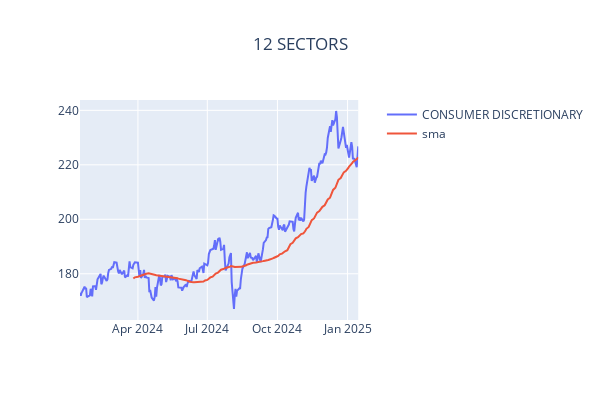
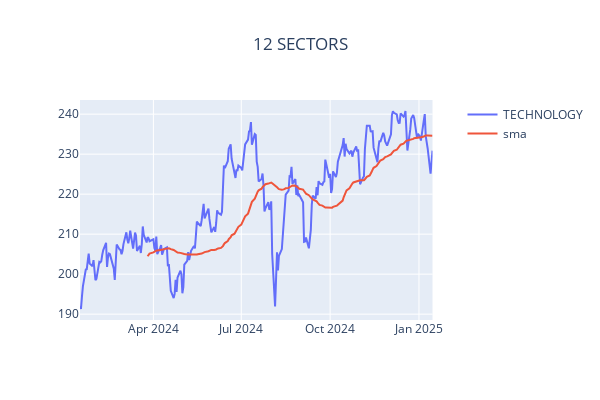
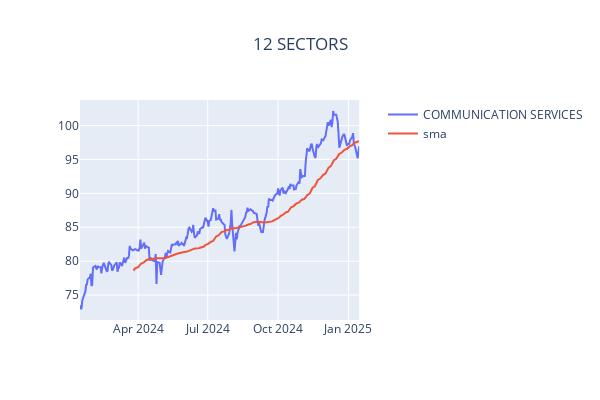
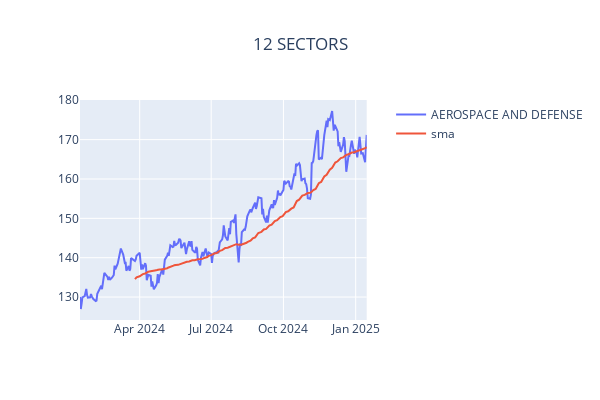

Here is the notebook cell these charts were saved with, in order:
### Markdown cell above
### Sectors

### Code cell
from yfinance_utils import list_utils
from datetime import datetime

symbols = list_utils.get_sectors()
names = list_utils.sectors
COLUMNS = ['Adj Close', 'Open','High','Low','Close','Volume']
NUMBER_OF_SECTORS = 12


top = list_utils.get_top_performers(symbols, size=NUMBER_OF_SECTORS)
_list = [i[0] for i in top]

data = yfinance.download(_list, period='1y')
for symbol in _list:
    fig2=make_subplots(specs=[[{"secondary_y": True}]])
    fig2.update_layout(title=f"{NUMBER_OF_SECTORS} SECTORS", title_x=0.5, width=600, height=400)
    _d2 = pd.DataFrame()
    _d2 = data.loc[:,(slice(None),symbol)]
    _d2.columns = COLUMNS
    _d2['sma'] = TA.SMA(_d2, period=50)
    _d2.reset_index(inplace=True)
    fig2.add_trace(
        go.Scatter(y=_d2['Close'], x=_d2['Date'], name=names[symbol]),
        secondary_y=False
    )
    fig2.add_trace(
        go.Scatter(y=_d2['sma'], x=_d2['Date'], name=f'sma'),
        secondary_y=False
    )
    fig2.show()

today = datetime.today().strftime('%Y-%m-%d')
print("PERFORMANCE IN THE LAST 30 DAYS:")
for symbol, value in top:
    if save_to_mongo:
        file_utils.save_to_mongo({"DATE":today, "TICK":symbol, "PERFORMANCE":value, "SECTOR":names[symbol]}, "top_sector_performer")

### Figure 1 — Plotly figure (JSON) as saved in the notebook; plotly's stock layout.template omitted (floating-point values rounded to 4 significant figures; data arrays with more than 128 entries replaced by an {"elided": "..."} marker saying what was removed)
{"data": [{"name": "CONSUMER DISCRETIONARY", "type": "scatter", "x": {"elided": "252 str values"}, "xaxis": "x", "y": {"elided": "252 float values"}, "yaxis": "y"}, {"name": "sma", "type": "scatter", "x": {"elided": "252 str values"}, "xaxis": "x", "y": {"elided": "252 float values"}, "yaxis": "y"}], "layout": {"height": 400, "title": {"text": "12 SECTORS", "x": 0.5}, "width": 600, "xaxis": {"anchor": "y", "domain": [0, 0.94]}, "yaxis": {"anchor": "x", "domain": [0, 1]}, "yaxis2": {"anchor": "x", "overlaying": "y", "side": "right"}}}

### Figure 2 — Plotly figure (JSON) as saved in the notebook; plotly's stock layout.template omitted (floating-point values rounded to 4 significant figures; data arrays with more than 128 entries replaced by an {"elided": "..."} marker saying what was removed)
{"data": [{"name": "TECHNOLOGY", "type": "scatter", "x": {"elided": "252 str values"}, "xaxis": "x", "y": {"elided": "252 float values"}, "yaxis": "y"}, {"name": "sma", "type": "scatter", "x": {"elided": "252 str values"}, "xaxis": "x", "y": {"elided": "252 float values"}, "yaxis": "y"}], "layout": {"height": 400, "title": {"text": "12 SECTORS", "x": 0.5}, "width": 600, "xaxis": {"anchor": "y", "domain": [0, 0.94]}, "yaxis": {"anchor": "x", "domain": [0, 1]}, "yaxis2": {"anchor": "x", "overlaying": "y", "side": "right"}}}

### Figure 3 — Plotly figure (JSON) as saved in the notebook; plotly's stock layout.template omitted (floating-point values rounded to 4 significant figures; data arrays with more than 128 entries replaced by an {"elided": "..."} marker saying what was removed)
{"data": [{"name": "COMMUNICATION SERVICES", "type": "scatter", "x": {"elided": "252 str values"}, "xaxis": "x", "y": {"elided": "252 float values"}, "yaxis": "y"}, {"name": "sma", "type": "scatter", "x": {"elided": "252 str values"}, "xaxis": "x", "y": {"elided": "252 float values"}, "yaxis": "y"}], "layout": {"height": 400, "title": {"text": "12 SECTORS", "x": 0.5}, "width": 600, "xaxis": {"anchor": "y", "domain": [0, 0.94]}, "yaxis": {"anchor": "x", "domain": [0, 1]}, "yaxis2": {"anchor": "x", "overlaying": "y", "side": "right"}}}

### Figure 4 — Plotly figure (JSON) as saved in the notebook; plotly's stock layout.template omitted (floating-point values rounded to 4 significant figures; data arrays with more than 128 entries replaced by an {"elided": "..."} marker saying what was removed)
{"data": [{"name": "AEROSPACE AND DEFENSE", "type": "scatter", "x": {"elided": "252 str values"}, "xaxis": "x", "y": {"elided": "252 float values"}, "yaxis": "y"}, {"name": "sma", "type": "scatter", "x": {"elided": "252 str values"}, "xaxis": "x", "y": {"elided": "252 float values"}, "yaxis": "y"}], "layout": {"height": 400, "title": {"text": "12 SECTORS", "x": 0.5}, "width": 600, "xaxis": {"anchor": "y", "domain": [0, 0.94]}, "yaxis": {"anchor": "x", "domain": [0, 1]}, "yaxis2": {"anchor": "x", "overlaying": "y", "side": "right"}}}
